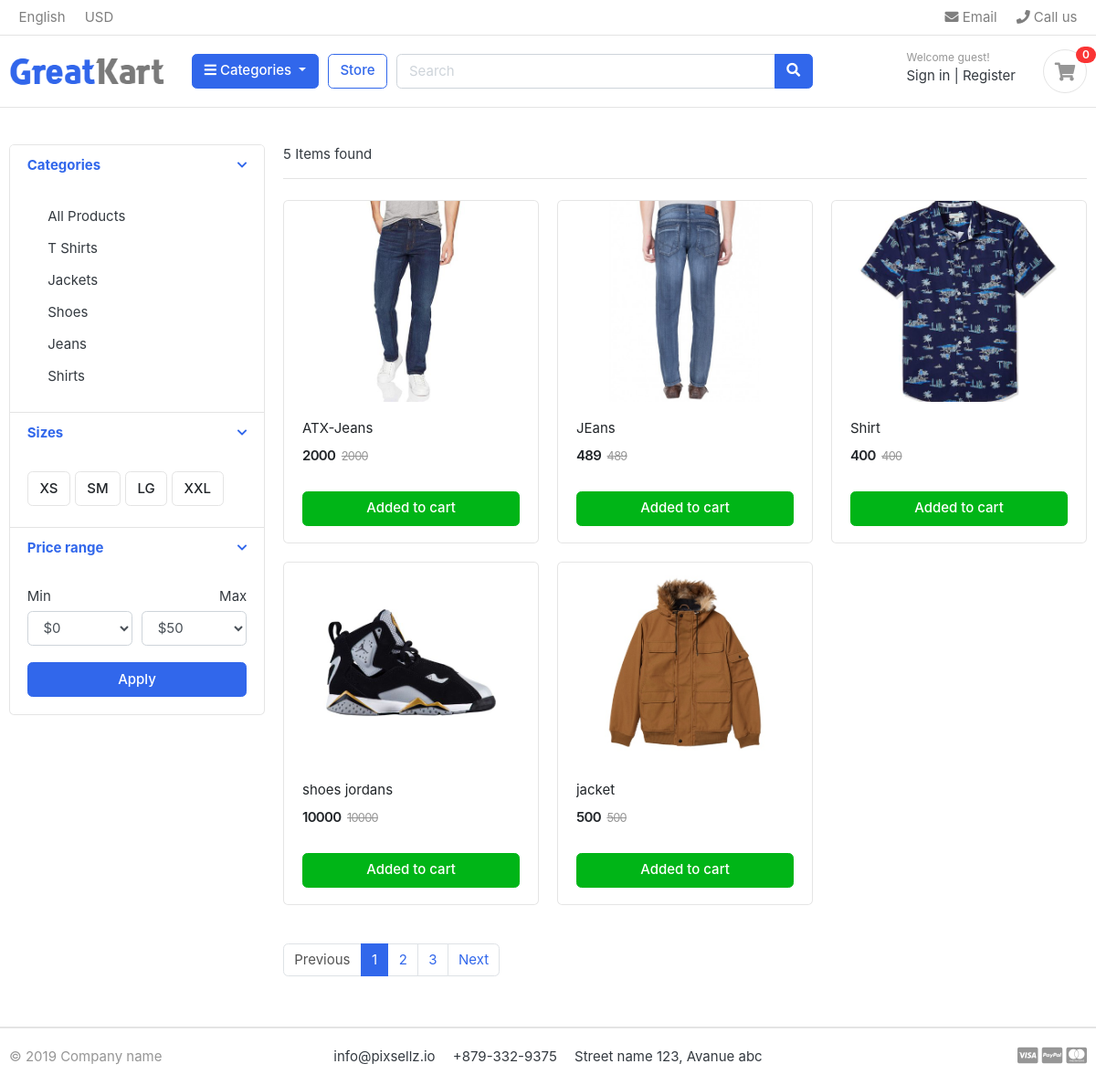
/store/, run on the app's committed database.
### categories/models.py (models this page shows, shortened)
class Categories(models.Model):
    title = models.CharField(max_length=40, unique=True)
    slug = models.SlugField(max_length=40, unique=True, null=True)
    description = models.TextField(max_length=200)
    image = models.ImageField(blank=True)
    class Meta:
        verbose_name = 'Category'
        verbose_name_plural = 'Categories'
    def get_url(self):
        return reverse('categories', args=[self.slug])

### store/models.py (models this page shows, shortened)
class Product(models.Model):
    title = models.CharField(max_length=150, unique=True)
    slug = models.SlugField(max_length=200, unique=True)
    description = models.TextField(max_length=500, blank=True)
    images = models.ImageField(upload_to='static/images')
    price = models.IntegerField()
    stock = models.IntegerField()
    category = models.ForeignKey(Categories, on_delete=models.CASCADE)
    date_added = models.DateTimeField(auto_now_add=True)
    date_modified = models.DateTimeField(auto_now=True)
    is_available = models.BooleanField(default=True)
    def get_url(self):
        return reverse('product_details', args=[self.category.slug, self.slug])

### store/views.py (the view)
# urls.py: path('store/', include('store.urls')),
def store(request, slug_id=None):
    category = None
    products = None
    if slug_id != None:
        category = get_object_or_404(Categories, slug=slug_id)
        products = Product.objects.filter(is_available=True, category=category)
    else:
        products = Product.objects.all().filter(is_available=True)
    dictionary = {
        'products': products
    }
    return render(request, 'store/store.html', dictionary)

### categories/context_processors.py (called while the page is built)
def categories_link(request):
    links = Categories.objects.all
    return dict(links=links)

### store/templates/store/store.html (shortened to what this page needs)
{% extends 'base.html' %}
{% load static %}
{% block content %}
<section class="section-content padding-y">
<div class="container">
<div class="row">
	<aside class="col-md-3">
<div class="card">
	<article class="filter-group">
		<header class="card-header">
			<a href="#" data-toggle="collapse" data-target="#collapse_1" aria-expanded="true" class="">
				<i class="icon-control fa fa-chevron-down"></i>
				<h6 class="title">Categories</h6>
			</a>
		</header>
		<div class="filter-content collapse show" id="collapse_1" style="">
			<div class="card-body">
				<ul class="list-menu">
				<li><a class="dropdown-item" href="{% url 'store_page' %}">All Products</a></li>
				{% for category in links %}
				<li><a class="dropdown-item" href="{{ category.get_url }}">{{ category.title }}</a></li>
				{% endfor %}
				</ul>
			</div>
		</div>
	</article>
	<article class="filter-group">
		<header class="card-header">
			<a href="#" data-toggle="collapse" data-target="#collapse_4" aria-expanded="true" class="">
				<i class="icon-control fa fa-chevron-down"></i>
				<h6 class="title">Sizes </h6>
			</a>
		</header>
		<div class="filter-content collapse show" id="collapse_4" style="">
			<div class="card-body">
			  <label class="checkbox-btn">
			    <span class="btn btn-light"> XS </span>
			  </label>
			  <label class="checkbox-btn">
			    <span class="btn btn-light"> SM </span>
			  </label>
			  <label class="checkbox-btn">
			    <span class="btn btn-light"> LG </span>
			  </label>
			  <label class="checkbox-btn">
			    <span class="btn btn-light"> XXL </span>
			  </label>
		</div>
		</div>
	</article>
	<article class="filter-group">
		<header class="card-header">
			<a href="#" data-toggle="collapse" data-target="#collapse_3" aria-expanded="true" class="">
				<i class="icon-control fa fa-chevron-down"></i>
				<h6 class="title">Price range </h6>
			</a>
		</header>
		<div class="filter-content collapse show" id="collapse_3" style="">
			<div class="card-body">
				<div class="form-row">
				<div class="form-group col-md-6">
				  <label>Min</label>
				  	<select class="mr-2 form-control">
						<option value="0">$0</option>
					</select>
				</div>
				<div class="form-group text-right col-md-6">
				  <label>Max</label>
				  	<select class="mr-2 form-control">
						<option value="50">$50</option>
					</select>
				</div>
				</div>
				<button class="btn btn-block btn-primary">Apply</button>
			</div>
		</div>
	</article>
</div>
	</aside>
	<main class="col-md-9">
<header class="border-bottom mb-4 pb-3">
		<div class="form-inline">
			<span class="mr-md-auto">{{ products.count }} Item{{ products.count|pluralize }} found </span>
		</div>
</header>
<div class="row">
    {% for product in products %}
	<div class="col-md-4">
		<figure class="card card-product-grid">
			<div class="img-wrap">
				<img src="{{ product.images.url }}">
			</div>
			<figcaption class="info-wrap">
				<div class="fix-height">
					<a href="{{ product.get_url }}" class="title">{{ product.title }}</a>
					<div class="price-wrap mt-2">
						<span class="price">{{ product.price }}</span>
						<del class="price-old">{{ product.price }}</del>
					</div>
				</div>
				<a href="#" class="btn btn-block btn-success">Added to cart </a>
			</figcaption>
		</figure>
	</div>
    {% endfor %}
</div>
<nav class="mt-4" aria-label="Page navigation sample">
  <ul class="pagination">
    <li class="page-item disabled"><a class="page-link" href="#">Previous</a></li>
    <li class="page-item active"><a class="page-link" href="#">1</a></li>
    <li class="page-item"><a class="page-link" href="#">2</a></li>
    <li class="page-item"><a class="page-link" href="#">3</a></li>
    <li class="page-item"><a class="page-link" href="#">Next</a></li>
  </ul>
</nav>
	</main>
</div>
</div>
</section>
{% endblock %}

### static/css/ui.css (style rules this page uses)
html { font-family: "Inter", sans-serif; font-size: 15px; }
.img-wrap { text-align: center; display: block; }
.img-wrap img { max-width: 100%; }
.price-wrap { letter-spacing: -0.7px; }
.padding-y { padding-top: 40px; padding-bottom: 40px; }
figure { margin-bottom: 0; }
article:after, .form-group:after { display: block; clear: both; content: ""; }
.btn-light { background-color: #fff; border-color: #e4e4e4; }
[class*=list-] li:after { visibility: hidden; display: block; content: ""; overflow: hidden; height: 0; clear: both; }
.list-menu { list-style: none; margin: 0; padding-left: 0; }
.list-menu li { margin-bottom: 5px; }
.list-menu a { color: #343a40; }
[class*=card-product] a.title { color: #212529; display: block; }
[class*=card-product] .img-wrap { overflow: hidden; position: relative; }
[class*=card-product] .img-wrap img { height: 100%; max-width: 100%; width: auto; display: inline-block; -o-object-fit: cover; object-fit: cover; }
.card-product-grid { margin-bottom: 20px; }
.card-product-grid .img-wrap { border-radius: 0.2rem 0.2rem 0 0; height: 220px; }
.card-product-grid .info-wrap { overflow: hidden; padding: 18px 20px; }
.card-product-grid .fix-height { height: 80px; overflow: hidden; }
.card .img-wrap { overflow: hidden; }
.price { font-weight: 600; color: #212529; }
.price-old { color: #969696; margin-left: 3px; font-size: 85%; }
.icon-control { margin-top: 5px; float: right; font-size: 80%; }
.card-header .title { margin-bottom: 0; line-height: 1.5; }
.filter-group { border-bottom: 1px solid #e4e4e4; }
.filter-group .card-header { border-bottom: 0; }
.filter-group:last-child { border-bottom: 0; }
.checkbox-btn { position: relative; }

### data on the page
Categories: title "T Shirts"
Categories: title "Jackets"
Categories: title "Shoes"
Categories: title "Jeans"
Categories: title "Shirts"
Product: images (picture), title "ATX-Jeans", price "2000"
Product: images (picture), title "JEans", price "489"
Product: images (picture), title "Shirt", price "400"
Product: images (picture), title "shoes jordans", price "10000"
Product: images (picture), title "jacket", price "500"

### other printed values
{{ products.count }} "5"
